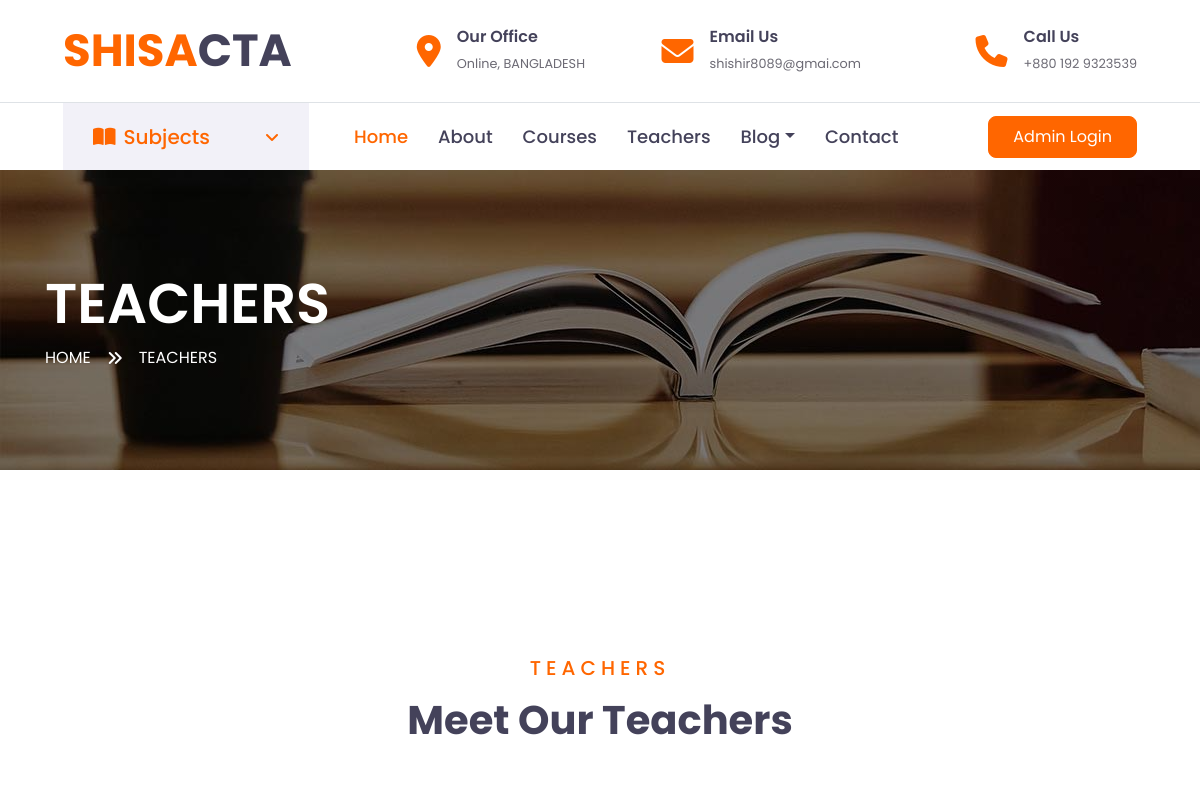
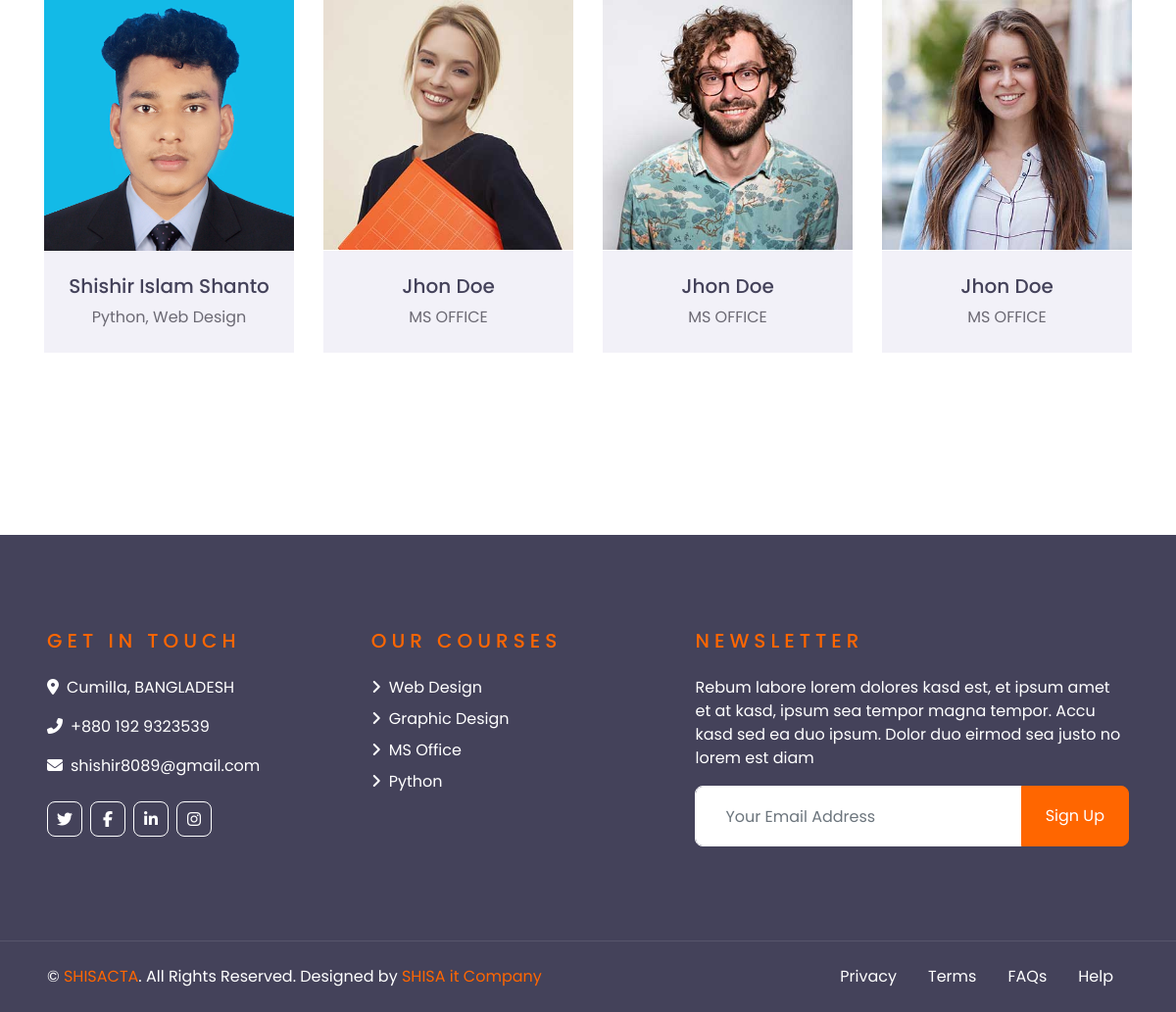
Screenshot of /teacher with the database file from the repository (2 pictures, top to bottom).
### teacher/models.py (models this page shows, shortened)
class Teachers_info(models.Model):
    name = models.CharField(max_length=100)
    skill = models.CharField(max_length=100)
    facebook = models.CharField(max_length=100)
    photo = models.ImageField(upload_to="media/img")

### teacher/views.py (the view)
# urls.py: path('teacher', include('teacher.urls')),
def teacher(request):
    teacher = Teachers_info.objects.all()
    return render(request, 'teacher/teacher.html', {'teacher': teacher})

### teacher/templates/teacher/teacher.html (shortened to what this page needs)
{% extends "base/base.html" %}
{% load static %}
{% block body %}
<div class="container-fluid page-header" style="margin-bottom: 90px;">
    <div class="container">
        <div class="d-flex flex-column justify-content-center" style="min-height: 300px">
            <h3 class="display-4 text-white text-uppercase">Teachers</h3>
            <div class="d-inline-flex text-white">
                <p class="m-0 text-uppercase"><a class="text-white" href="">Home</a></p>
                <i class="fa fa-angle-double-right pt-1 px-3"></i>
                <p class="m-0 text-uppercase">Teachers</p>
            </div>
        </div>
    </div>
</div>
<div class="container-fluid py-5">
    <div class="container pt-5 pb-3">
        <div class="text-center mb-5">
            <h5 class="text-primary text-uppercase mb-3" style="letter-spacing: 5px;">Teachers</h5>
            <h1>Meet Our Teachers</h1>
        </div>
        <div class="row">
            {% for teacher in teacher %}
            <div class="col-md-6 col-lg-3 text-center team mb-4">
                <div class="team-item rounded  mb-2">
                    <div class="team-img position-relative overflow-hidden">
                        <img class="img-fluid" src="{{teacher.photo}}" alt="">
                    </div>
                    <div class="bg-secondary p-4">
                        <h5>{{teacher.name}}</h5>
                        <p class="m-0">{{teacher.skill}}</p>
                    </div>
                </div>
            </div>
            {% endfor %}
        </div>
    </div>
</div>
{% endblock body %}

### templates/base/base.html (shortened to what this page needs)
<!DOCTYPE html>
{% load static %}
<html lang="en">
<head>
    <link rel="stylesheet" href="{% static 'img/favicon.ico' %}">
    <link href="{% static 'https://cdnjs.cloudflare.com/ajax/libs/font-awesome/5.10.0/css/all.min.css' %}"
        rel="stylesheet">
    <link rel="stylesheet" href="{% static 'lib/owlcarousel/assets/owl.carousel.min.css' %}">
    <link href="{% static 'css/style.css' %}" rel="stylesheet">
</head>
<body>
    <div class="container-fluid d-none d-lg-block">
        <div class="row align-items-center py-4 px-xl-5">
            <div class="col-lg-3 logo">
                <a href="/" class="text-decoration-none">
                    <h1 class="m-0"><span class="text-primary">SHISA</span>CTA</h1>
                </a>
            </div>
            <div class="col-lg-3 text-right">
                <div class="d-inline-flex align-items-center">
                    <i class="fa fa-2x fa-map-marker-alt text-primary mr-3"></i>
                    <div class="text-left">
                        <h6 class="font-weight-semi-bold mb-1">Our Office</h6>
                        <small>Online, BANGLADESH</small>
                    </div>
                </div>
            </div>
            <div class="col-lg-3 text-right">
                <div class="d-inline-flex align-items-center">
                    <i class="fa fa-2x fa-envelope text-primary mr-3"></i>
                    <div class="text-left">
                        <h6 class="font-weight-semi-bold mb-1">Email Us</h6>
                        <small>shishir8089@gmai.com</small>
                    </div>
                </div>
            </div>
            <div class="col-lg-3 text-right">
                <div class="d-inline-flex align-items-center">
                    <i class="fa fa-2x fa-phone text-primary mr-3"></i>
                    <div class="text-left">
                        <h6 class="font-weight-semi-bold mb-1">Call Us</h6>
                        <small>+880 192 9323539</small>
                    </div>
                </div>
            </div>
        </div>
    </div>
    <div class="container-fluid">
        <div class="row border-top px-xl-5">
            <div class="col-lg-3 d-none d-lg-block">
                <a class="d-flex align-items-center justify-content-between bg-secondary w-100 text-decoration-none"
                    data-toggle="collapse" href="#navbar-vertical" style="height: 67px; padding: 0 30px;">
                    <h5 class="text-primary m-0"><i class="fa fa-book-open mr-2"></i>Subjects</h5>
                    <i class="fa fa-angle-down text-primary"></i>
                </a>
            </div>
            <div class="col-lg-9">
                <nav class="navbar navbar-expand-lg bg-light navbar-light py-3 py-lg-0 px-0">
                    <div class="collapse navbar-collapse justify-content-between" id="navbarCollapse">
                        <div class="navbar-nav py-0">
                            <a href="/" class="nav-item nav-link active">Home</a>
                            <a href="about_us" class="nav-item nav-link">About</a>
                            <a href="courses" class="nav-item nav-link">Courses</a>
                            <a href="teacher" class="nav-item nav-link">Teachers</a>
                            <div class="nav-item dropdown">
                                <a href="#" class="nav-link dropdown-toggle" data-toggle="dropdown">Blog</a>
                            </div>
                            <a href="contact" class="nav-item nav-link">Contact</a>
                        </div>
                        <a class="btn btn-primary py-2 px-4 ml-auto d-none d-lg-block" href="login/">Admin Login</a>
                    </div>
                </nav>
            </div>
        </div>
    </div>
    {% block body %}{% endblock body %}
    <div class="container-fluid bg-dark text-white py-5 px-sm-3 px-lg-5" style="margin-top: 90px;">
        <div class="row pt-5">
            <div class="col-lg-7 col-md-12">
                <div class="row">
                    <div class="col-md-6 mb-5">
                        <h5 class="text-primary text-uppercase mb-4" style="letter-spacing: 5px;">Get In Touch</h5>
                        <p><i class="fa fa-map-marker-alt mr-2"></i>Cumilla, BANGLADESH</p>
                        <p><i class="fa fa-phone-alt mr-2"></i>+880 192 9323539</p>
                        <p><i class="fa fa-envelope mr-2"></i>shishir8089@gmail.com</p>
                        <div class="d-flex justify-content-start mt-4">
                            <a class="btn btn-outline-light btn-square mr-2" href="#"><i class="fab fa-twitter"></i></a>
                            <a class="btn btn-outline-light btn-square mr-2"
                                href="https://www.facebook.com/shishirislam80" target="blank"><i
                                    class="fab fa-facebook-f"></i></a>
                            <a class="btn btn-outline-light btn-square mr-2"
                                href="https://www.linkedin.com/in/shishirislam80" target="blank"><i
                                    class="fab fa-linkedin-in"></i></a>
                            <a class="btn btn-outline-light btn-square" href="https://www.instagram.com/shishirislam80"
                                target="blank"><i class="fab fa-instagram"></i></a>
                        </div>
                    </div>
                    <div class="col-md-6 mb-5">
                        <h5 class="text-primary text-uppercase mb-4" style="letter-spacing: 5px;">Our Courses</h5>
                        <div class="d-flex flex-column justify-content-start">
                            <a class="text-white mb-2" href="#"><i class="fa fa-angle-right mr-2"></i>Web Design</a>
                            <a class="text-white mb-2" href="#"><i class="fa fa-angle-right mr-2"></i>Graphic Design</a>
                            <a class="text-white mb-2" href="#"><i class="fa fa-angle-right mr-2"></i>MS Office</a>
                            <a class="text-white mb-2" href="#"><i class="fa fa-angle-right mr-2"></i>Python</a>
                        </div>
                    </div>
                </div>
            </div>
            <div class="col-lg-5 col-md-12 mb-5">
                <h5 class="text-primary text-uppercase mb-4" style="letter-spacing: 5px;">Newsletter</h5>
                <p>Rebum labore lorem dolores kasd est, et ipsum amet et at kasd, ipsum sea tempor magna tempor. Accu
                    kasd sed ea duo ipsum. Dolor duo eirmod sea justo no lorem est diam</p>
                <div class="w-100">
                    <div class="input-group">
                        <input type="text" class="form-control border-light" style="padding: 30px;"
                            placeholder="Your Email Address">
                        <div class="input-group-append">
                            <button class="btn btn-primary px-4">Sign Up</button>
                        </div>
                    </div>
                </div>
            </div>
        </div>
    </div>
    <div class="container-fluid bg-dark text-white border-top py-4 px-sm-3 px-md-5"
        style="border-color: rgba(256, 256, 256, .1) !important;">
        <div class="row">
            <div class="col-lg-6 text-center text-md-left mb-3 mb-md-0">
                <p class="m-0 text-white">&copy; <a href="https://www.facebook.com/shisacomputer">SHISACTA</a>. All
                    Rights Reserved. Designed by <a href="https://www.facebook.com/shishirislam80">SHISA it Company</a>
                </p>
            </div>
            <div class="col-lg-6 text-center text-md-right">
                <ul class="nav d-inline-flex">
                    <li class="nav-item">
                        <a class="nav-link text-white py-0" href="#">Privacy</a>
                    </li>
                    <li class="nav-item">
                        <a class="nav-link text-white py-0" href="#">Terms</a>
                    </li>
                    <li class="nav-item">
                        <a class="nav-link text-white py-0" href="#">FAQs</a>
                    </li>
                    <li class="nav-item">
                        <a class="nav-link text-white py-0" href="#">Help</a>
                    </li>
                </ul>
            </div>
        </div>
    </div>
</body>
</html>

### rows the page displays
Teachers_info: photo (picture), name "Shishir Islam Shanto", skill "Python, Web Design"
Teachers_info: photo (picture), name "Jhon Doe", skill "MS OFFICE"
Teachers_info: photo (picture), name "Jhon Doe", skill "MS OFFICE"
Teachers_info: photo (picture), name "Jhon Doe", skill "MS OFFICE"
